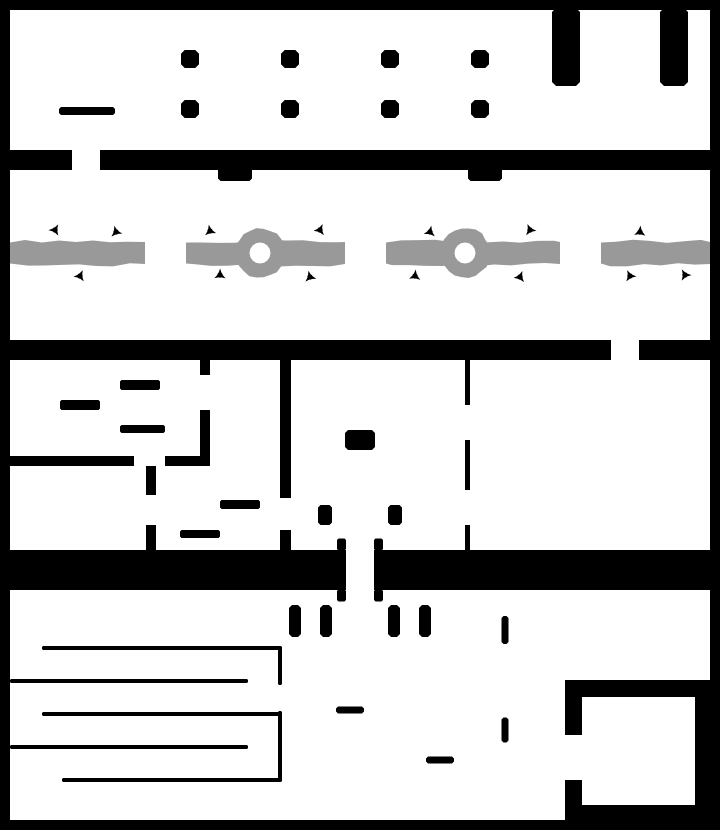
#> input picture levels/05_Gateway/collision.png, 1440 x 1660 px (shown at 1/2 size)
$ python vision.py
#> lines starting #> are read from the running program, lines starting #| are printed output that depends on the picture; after the words box and inside, x2 and y2 are one past the last pixel; in counts of white or black regions, pixels touching at a corner belong together
"""05 Gateway's vision zones (levels/05_Gateway/vision.json), one per part of the checkpoint.

    python tools/levels/05_Gateway/vision.py

A turret only fires at the player while both stand in one of its zones and it has line of sight
(as2/enemyTurret.as); a turret outside every zone builds its own from where it stands, a few
seconds into the level. The zones keep each part of the checkpoint to itself, the way Bridge's
rooms do: the gate hall's guns don't open up on the strip through the red door once it's open,
the strip's launchers don't fire into the customs yard, and so on. Each zone runs to the middle
of the walls round it, so a turret set against a wall still belongs to its side.

Only vision.json is written; the bands are read off the walls in collision.png and checked.
"""
import json
import os

import numpy as np
from PIL import Image

ROOT = os.path.normpath(os.path.join(os.path.dirname(__file__), '..', '..', '..'))
D = os.path.join(ROOT, 'levels', '05_Gateway')

# (name, x0, y0, x1, y1), in level pixels; the walls between them: y 300-340 (red door),
# 680-720 (blue door), the customs hall 1100-1180 (yellow door), the office's east wall x 560-582
ZONES = [
    ('gate hall', 0, 0, 1440, 320),
    ('the strip', 0, 320, 1440, 700),
    ('records office', 0, 700, 571, 1140),
    ('customs yard and impound lot', 571, 700, 1440, 1140),
    ('queue and barracks', 0, 1140, 1440, 1660),
]


def main():
    wall = np.array(Image.open(os.path.join(D, 'collision.png')).convert('RGB')).astype(int).sum(-1) < 60
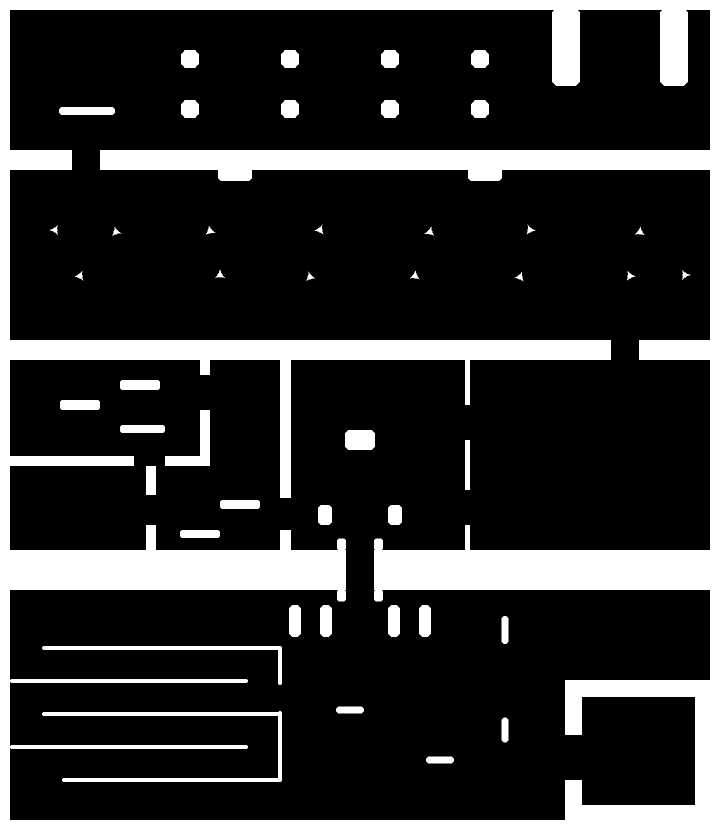
#> wall: shape (1660, 1440) bool (shown at 1/2 size); 19.3% white; 45 white regions, largest, box (x1, y1, x2, y2) and area: (0, 0, 1440, 1660) 410624, (84, 1422, 564, 1564) 8347, (84, 1292, 564, 1370) 4385
    for y in (320, 700, 1140):       # each band edge runs through a wall, but for its doors
        share = wall[y - 2:y + 3, 20:1420].any(0).mean()
        assert share > 0.85, f'zone edge y={y} is not along a wall ({share:.0%})'
    out = [{'x': x0, 'y': y0, 'd': f'M 0 0 L {x1 - x0} 0 L {x1 - x0} {y1 - y0} L 0 {y1 - y0} Z'} for _, x0, y0, x1, y1 in ZONES]
#> (the run stopped early here; a loop or call above may not have finished)
